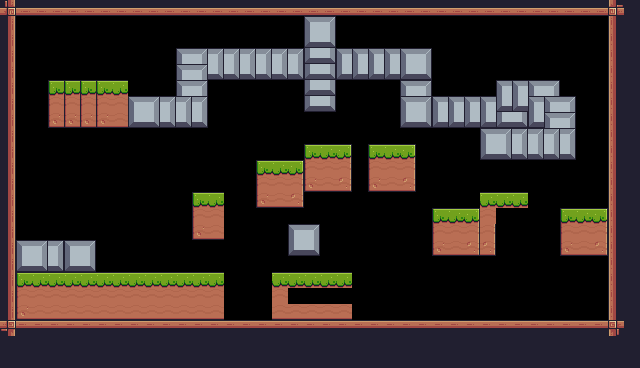

Below is a game level as drawn by its tile map, then a one-line description and the .tmx file that defines it, in full:
An orthogonal 40x23 tile map with 16x16 px tiles, 1 tile layer (Background) and 1 object (Player).

<map version="1.10" tiledversion="1.10.2" orientation="orthogonal" renderorder="right-down" width="40" height="23" tilewidth="16" tileheight="16" infinite="0" nextlayerid="5" nextobjectid="3">
 <tileset firstgid="1" source="Pixel Adventure.tsx" />
 <layer id="1" name="Background" width="40" height="23">
  <data encoding="csv">
135,134,134,134,134,134,134,134,134,134,134,134,134,134,134,134,134,134,134,134,134,134,134,134,134,134,134,134,134,134,134,134,134,134,134,134,134,134,133,24,
113,0,0,0,0,0,0,0,0,0,0,0,0,0,0,0,0,0,0,124,125,0,0,0,0,0,0,0,0,0,0,0,0,0,0,0,0,0,111,24,
113,0,0,0,0,0,0,0,0,0,0,0,0,0,0,0,0,0,0,146,147,0,0,0,0,0,0,0,0,0,0,0,0,0,0,0,0,0,111,24,
113,0,0,0,0,0,0,0,0,0,0,124,125,125,125,125,125,125,125,146,147,124,124,124,124,124,125,0,0,0,0,0,0,0,0,0,0,0,111,24,
113,0,0,0,0,0,0,0,0,0,0,124,125,147,147,147,147,147,147,146,147,146,146,146,146,146,147,0,0,0,0,0,0,0,0,0,0,0,111,24,
113,0,0,7,7,7,7,8,0,0,0,124,125,0,0,0,0,0,0,146,147,0,0,0,0,124,125,0,0,0,0,124,124,124,125,0,0,0,111,24,
113,0,0,29,29,29,29,30,124,125,125,125,125,0,0,0,0,0,0,146,147,0,0,0,0,124,125,124,124,124,124,146,146,124,124,125,0,0,111,24,
113,0,0,51,51,51,51,52,146,147,147,147,147,0,0,0,0,0,0,0,0,0,0,0,0,146,147,146,146,146,146,146,147,146,124,125,0,0,111,24,
113,0,0,0,0,0,0,0,0,0,0,0,0,0,0,0,0,0,0,0,0,0,0,0,0,0,0,0,0,0,124,125,125,125,125,125,0,0,111,24,
113,0,0,0,0,0,0,0,0,0,0,0,0,0,0,0,0,0,0,7,8,9,0,7,8,9,0,0,0,0,146,147,147,147,147,147,0,0,111,24,
113,0,0,0,0,0,0,0,0,0,0,0,0,0,0,0,7,8,9,29,30,31,0,29,30,31,0,0,0,0,0,0,0,0,0,0,0,0,111,24,
113,0,0,0,0,0,0,0,0,0,0,0,0,0,0,0,29,30,31,51,52,53,0,51,52,53,0,0,0,0,0,0,0,0,0,0,0,0,111,24,
113,0,0,0,0,0,0,0,0,0,0,0,7,8,0,0,51,52,53,0,0,0,0,0,0,0,0,0,0,0,8,8,8,0,0,0,0,0,111,24,
113,0,0,0,0,0,0,0,0,0,0,0,29,30,0,0,0,0,0,0,0,0,0,0,0,0,0,7,8,9,30,0,0,0,0,7,8,9,111,24,
113,0,0,0,0,0,0,0,0,0,0,0,51,52,0,0,0,0,124,125,0,0,0,0,0,0,0,29,30,31,31,0,0,0,0,29,30,31,111,24,
113,124,125,125,124,125,0,0,0,0,0,0,0,0,0,0,0,0,146,147,0,0,0,0,0,0,0,51,52,53,53,0,0,0,0,51,52,53,111,24,
113,146,147,147,146,147,0,0,0,0,0,0,0,0,0,0,0,0,0,0,0,0,0,0,0,0,0,0,0,0,0,0,0,0,0,0,0,0,111,24,
113,7,8,8,8,8,8,8,8,8,8,8,8,8,0,0,0,8,8,8,8,8,0,0,0,0,0,0,0,0,0,0,0,0,0,0,0,0,111,24,
113,29,30,30,30,30,30,30,30,30,30,30,30,30,0,0,0,30,0,0,0,0,0,0,0,0,0,0,0,0,0,0,0,0,0,0,0,0,111,24,
113,51,52,52,52,52,52,52,52,52,52,52,52,52,0,0,0,52,52,52,52,52,0,0,0,0,0,0,0,0,0,0,0,0,0,0,0,0,111,24,
91,90,90,90,90,90,90,90,90,90,90,90,90,90,90,90,90,90,90,90,90,90,90,90,90,90,90,90,90,90,90,90,90,90,90,90,90,90,89,24,
24,24,24,24,24,24,24,24,24,24,112,24,24,24,24,24,24,24,24,24,24,24,24,24,24,24,24,24,24,112,24,24,24,24,24,24,24,24,24,24,
24,24,24,24,24,24,24,24,24,24,112,24,24,24,24,24,24,24,24,24,24,24,24,24,24,24,24,24,24,24,24,24,24,24,24,24,24,24,24,24
</data>
 </layer>
 <objectgroup id="3" name="Spawnpoints" class="Player">
  <object id="1" name="Player" type="Player" x="561.041" y="48.7412" width="32" height="32" />
 </objectgroup>
</map>
